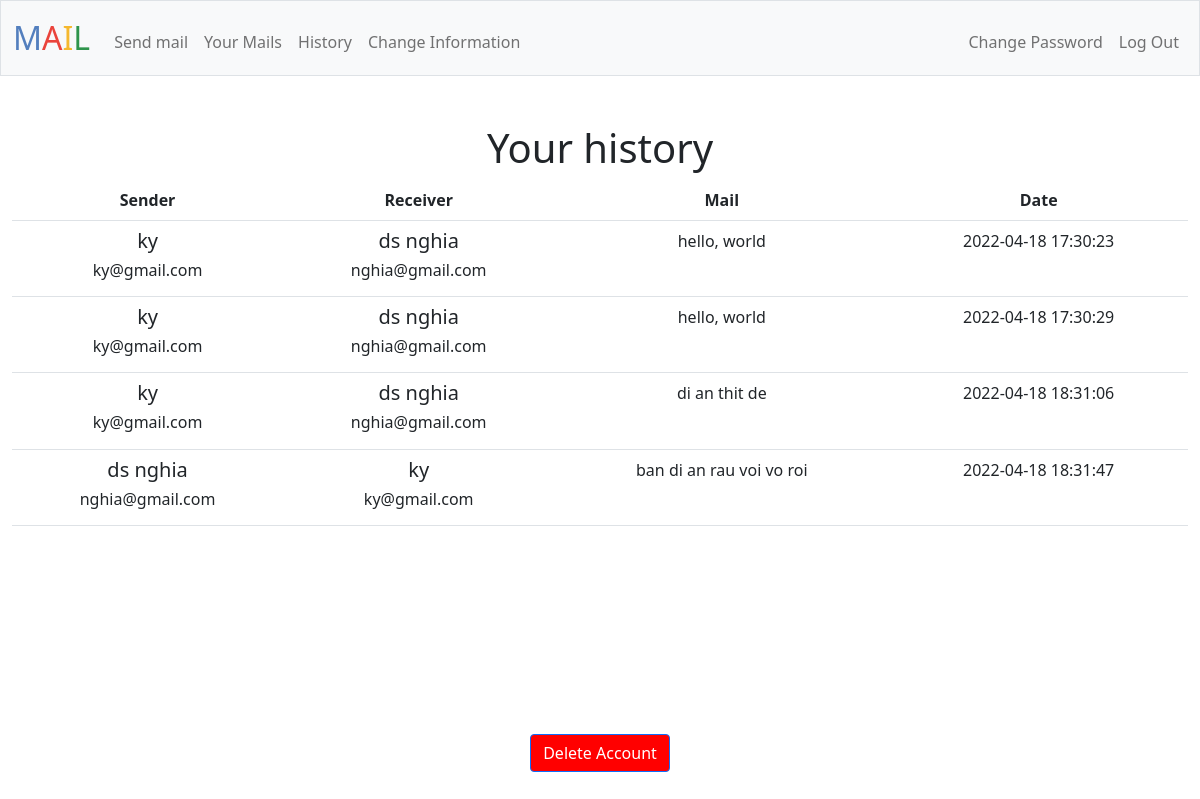
The app's page /history (signed in), older data.
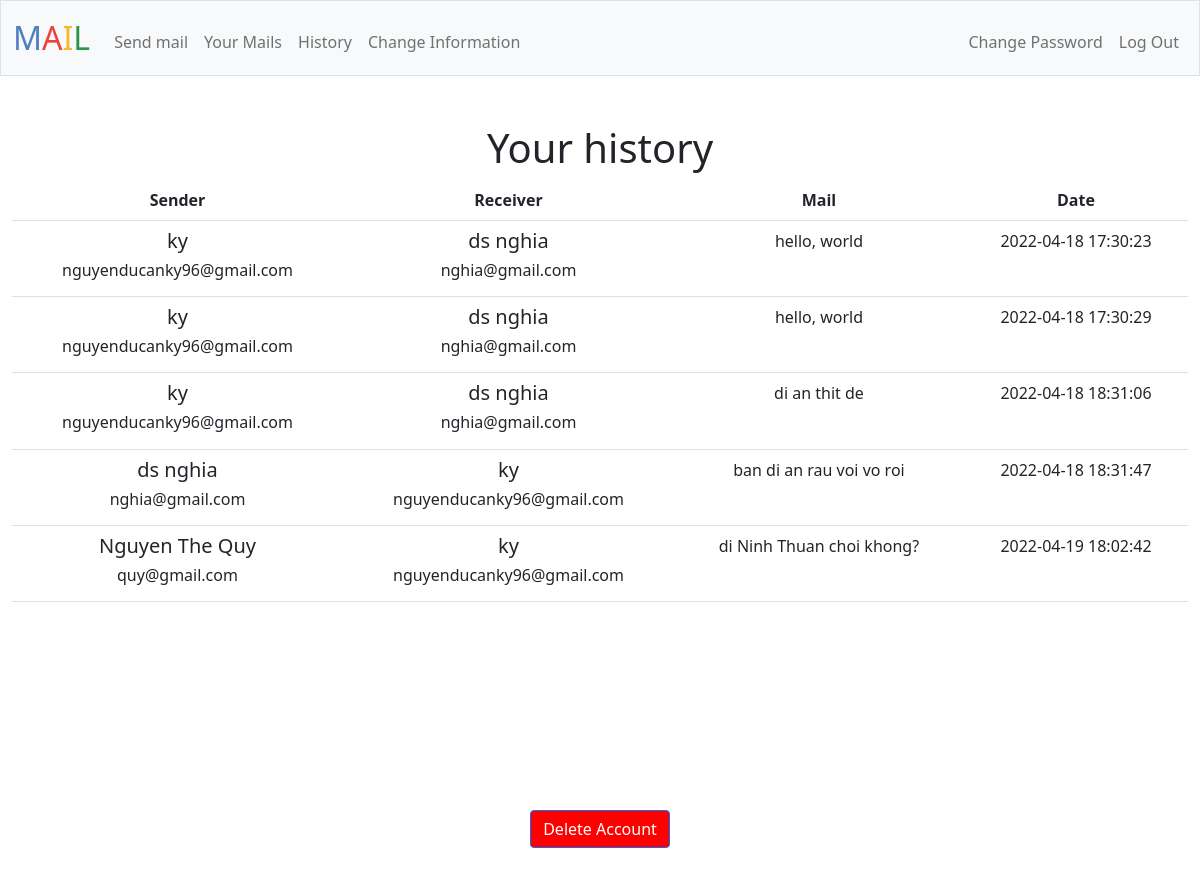
The same page, newer data.
### tables this page shows
CREATE TABLE mail_box (id INTEGER PRIMARY KEY AUTOINCREMENT NOT NULL, 
sender_id INTEGER NOT NULL, receiver_id INTEGER NOT NULL, 
sender TEXT NOT NULL, receiver TEXT NOT NULL, 
date TIMESTAMP NOT NULL, mail TEXT NOT NULL);

CREATE TABLE informations (user_id INTEGER NOT NULL, name TEXT NOT NULL, birth TEXT, place TEXT, number TEXT, email TEXT NOT NULL UNIQUE);

### app.py (the view)
@app.route("/history")
@login_required
def history():
    user_id = session['user_id']
    rows = db.execute("SELECT * FROM mail_box WHERE sender_id = ? OR receiver_id = ?", user_id, user_id)
    histories = []
    for row in rows:
        history = {}
        history['sender'] = row['sender']
        history['sender_email'] = db.execute("SELECT email FROM informations WHERE user_id = ?", row['sender_id'])[0]['email']
        history['receiver'] = row['receiver']
        history['receiver_email'] = db.execute("SELECT email FROM informations WHERE user_id = ?", row['receiver_id'])[0]['email']
        history['mail'] = row['mail']
        history['date'] = row['date']
        histories.append(history)
    return render_template("history.html", histories=histories)

### app.py (called while the page is built)
@app.after_request
def after_request(response):
    response.headers["Cache-Control"] = "no-cache, no-store, must-revalidate"
    response.headers["Expires"] = 0
    response.headers["Pragma"] = "no-cache"
    return response

### helpers.py (called while the page is built)
def login_required(f):
    @wraps(f)
    def decorated_function(*args, **kwargs):
        if session.get("user_id") is None:
            return redirect("/login")
        return f(*args, **kwargs)
    return decorated_function

### templates/history.html (shortened to what this page needs)
{% extends "layout.html" %}
{% block main %}
    <h1>Your history</h1>
    <table class="table">
        <tr id="head">
            <th scope="col">Sender</th>
            <th scope="col">Receiver</th>
            <th scope="col">Mail</th>
            <th scope="col">Date</th>
        </tr>
        {% for history in histories %}
        <tr>
            <td>
                <h5>{{ history['sender'] }}</h5>
                <h6>{{ history['sender_email'] }}</h6>
            </td>
            <td>
                <h5>{{ history['receiver'] }}</h5>
                <h6>{{ history['receiver_email'] }}</h6>
            </td>
            <td id="mail">{{ history['mail'] }}</td>
            <td>{{ history['date'] }}</td>
        </tr>
        {% endfor %}
    </table>
{% endblock %}

### templates/layout.html (shortened to what this page needs)
<!DOCTYPE html>
<html lang="en">
    <head>
        <link href="https://cdn.jsdelivr.net/npm/bootstrap@5.1.3/dist/css/bootstrap.min.css" rel="stylesheet">
        <link href="/static/styles.css" rel="stylesheet">
    </head>
    <body>
        <nav class="bg-light border navbar navbar-expand-md navbar-light">
            <div class="container-fluid">
                <a class="navbar-brand" href="/"><span class="blue">M</span><span class="red">A</span><span class="yellow">I</span><span class="green">L</span></a>
                <div class="collapse navbar-collapse" id="navbar">
                    {% if session["user_id"] %}
                        <ul class="navbar-nav me-auto mt-2">
                            <li class="nav-item"><a class="nav-link" href="/send">Send mail</a></li>
                            <li class="nav-item"><a class="nav-link" href="/mail">Your Mails</a></li>
                            <li class="nav-item"><a class="nav-link" href="/history">History</a></li>
                            <li class="nav-item"><a class="nav-link" href="/change_information">Change Information</a></li>
                        </ul>
                        <ul class="navbar-nav ms-auto mt-2">
                            <li class="nav-item"><a class="nav-link" href="/change_password">Change Password</a></li>
                            <li class="nav-item"><a class="nav-link" href="/logout">Log Out</a></li>
                        </ul>
                    {% else %}
                        <ul class="navbar-nav ms-auto mt-2">
                            <li class="nav-item"><a class="nav-link" href="/register">Register</a></li>
                            <li class="nav-item"><a class="nav-link" href="/login">Log In</a></li>
                        </ul>
                    {% endif %}
                </div>
            </div>
        </nav>
        <main class="container-fluid py-5 text-center">
            {% block main %}{% endblock %}
        </main>
        <div class="container-fluid py-5">
        </div>
    </body>
    <footer>
        <main class="container-fluid py-5 text-center">
            <form action="/" method="post">
                <button id="deleteAccount" class="btn btn-primary" type="submit">Delete Account</button>
            </form>
        </main>
    </footer>
</html>

### static/styles.css (style rules this page uses)
nav .navbar-brand { font-size: xx-large; }
nav .navbar-brand .blue { color: #537fbe; }
nav .navbar-brand .red { color: #ea433b; }
nav .navbar-brand .yellow { color: #f5b82e; }
nav .navbar-brand .green { color: #2e944b; }
#deleteAccount { background-color:red; }

Row changes from the older to the newer data that the page shows:
removed informations: sender_email "ky@gmail.com" "ky@gmail.com" "ky@gmail.com", receiver_email "ky@gmail.com"
added informations: sender_email "nguyenducanky96@gmail.com" "nguyenducanky96@gmail.com" "nguyenducanky96@gmail.com", receiver_email "nguyenducanky96@gmail.com" "nguyenducanky96@gmail.com"
added mail_box: sender "Nguyen The Quy", receiver "ky", mail "di Ninh Thuan choi khong?", date "2022-04-19 18:02:42"
added informations: sender_email "quy@gmail.com"
Text that changed along with them:
new list line: "ky ds nghia hello, world 2022-04-18 17:30:23"
new list line: "nghia@gmail.com"
new list line: "ky ds nghia hello, world 2022-04-18 17:30:29"
new list line: "ky ds nghia di an thit de 2022-04-18 18:31:06"
new list line: "ds nghia ky ban di an rau voi vo roi 2022-04-18 18:31:47"
list line gone: "ky ds nghia hello, world 2022-04-18 17:30:23"
list line gone: "nghia@gmail.com"
list line gone: "ky ds nghia hello, world 2022-04-18 17:30:29"
list line gone: "ky ds nghia di an thit de 2022-04-18 18:31:06"
list line gone: "ds nghia ky ban di an rau voi vo roi 2022-04-18 18:31:47"
